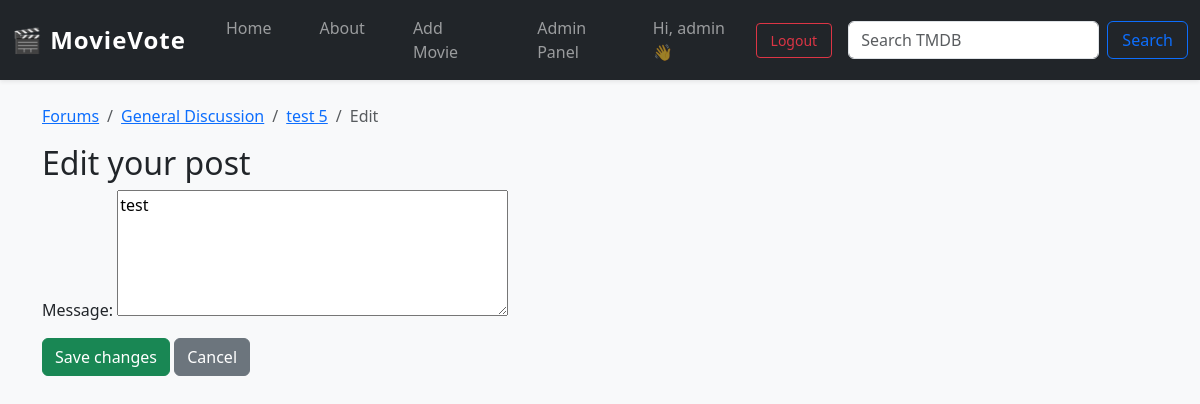
The page /forum/post/6/edit/ (signed in) on the database as committed earlier.
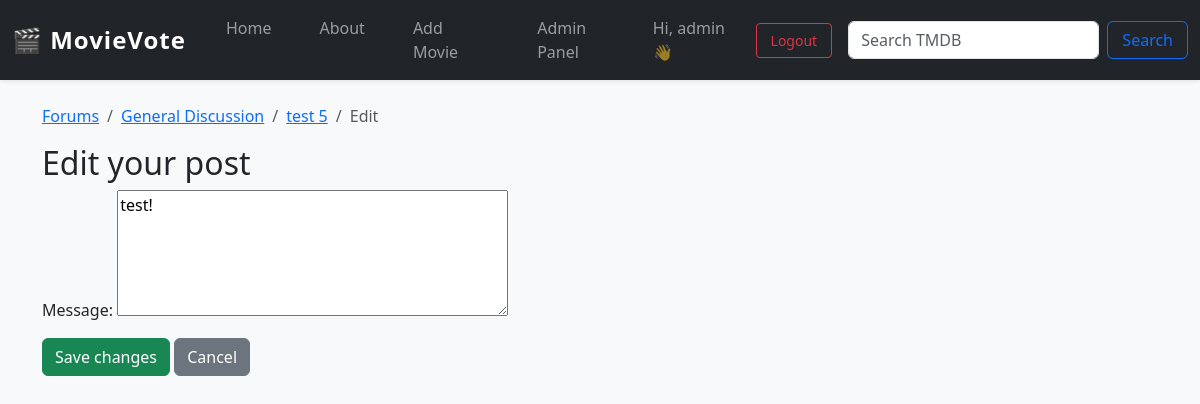
The same page on the database as committed later.
### forum/models.py (models this page shows, shortened)
class Post(models.Model):
    topic       = models.ForeignKey(Topic, related_name="posts",
                                    on_delete=models.CASCADE)
    author      = models.ForeignKey(User, on_delete=models.CASCADE)
    message     = models.TextField(max_length=10_000)
    created_at  = models.DateTimeField(default=timezone.now)
    edited_at   = models.DateTimeField(null=True, blank=True)
    class Meta:
        ordering = ("created_at",)

class Topic(models.Model):
    forum       = models.ForeignKey(Forum, related_name="topics",
                                    on_delete=models.CASCADE)
    title       = models.CharField(max_length=140)
    slug        = models.SlugField(max_length=150, blank=True)
    starter     = models.ForeignKey(User, on_delete=models.CASCADE)
    created_at  = models.DateTimeField(default=timezone.now)
    updated_at  = models.DateTimeField(default=timezone.now)
    view_count  = models.PositiveIntegerField(default=0)
    reply_count = models.PositiveIntegerField(default=0)
    pinned      = models.BooleanField(default=False)
    locked      = models.BooleanField(default=False)
    class Meta:
        ordering = ("-pinned", "-updated_at")

class Forum(models.Model):
    category    = models.ForeignKey(Category, related_name="forums",
                                    on_delete=models.CASCADE)
    name        = models.CharField(max_length=80)
    slug        = models.SlugField(max_length=90, unique=True, blank=True)
    blurb       = models.CharField(max_length=255, blank=True)
    position    = models.PositiveSmallIntegerField(default=0)
    topic_count = models.PositiveIntegerField(default=0)
    post_count  = models.PositiveIntegerField(default=0)
    last_post = models.ForeignKey(
        "Post", null=True, blank=True,
        on_delete=models.SET_NULL,
        related_name="+"
    )
    class Meta:
        ordering = ("position",)

### forum/views.py (the view, shortened to what this page needs)
# urls.py: path("post/<int:pk>/edit/", views.PostUpdate.as_view(), name="post_edit"),
class PostUpdate(LoginRequiredMixin, UserPassesTestMixin, UpdateView):
    model         = Post
    form_class    = PostForm
    template_name = "forum/post_edit.html"
    def test_func(self):
        post = self.get_object()
        return self.request.user == post.author or self.request.user.is_staff

### forum/forms.py
class PostForm(forms.ModelForm):
    class Meta:
        model  = Post
        fields = ("message",)
        widgets = {"message": forms.Textarea(attrs={"rows": 5})}

### templates/forum/post_edit.html (shortened to what this page needs)
{% extends "movies/base.html" %}
{% block content %}
<nav aria-label="breadcrumb">
  <ol class="breadcrumb">
    <li class="breadcrumb-item"><a href="{% url 'forum:index' %}">Forums</a></li>
    <li class="breadcrumb-item">
      <a href="{% url 'forum:board' object.topic.forum.slug %}">
        {{ object.topic.forum.name }}
      </a>
    </li>
    <li class="breadcrumb-item">
      <a href="{% url 'forum:topic' object.topic.forum.slug object.topic.pk object.topic.slug %}">
        {{ object.topic.title }}
      </a>
    </li>
    <li class="breadcrumb-item active" aria-current="page">Edit</li>
  </ol>
</nav>
<h2>Edit your post</h2>
<form method="post">
  {{ form.as_p }}
  <button class="btn btn-success">Save changes</button>
  <a class="btn btn-secondary"
     href="{% url 'forum:topic' object.topic.forum.slug object.topic.pk object.topic.slug %}">
     Cancel
  </a>
</form>
{% endblock %}

Rows that differ between the two databases and show on the page:
changed Post "General Discussion": message "test" → "test!"
